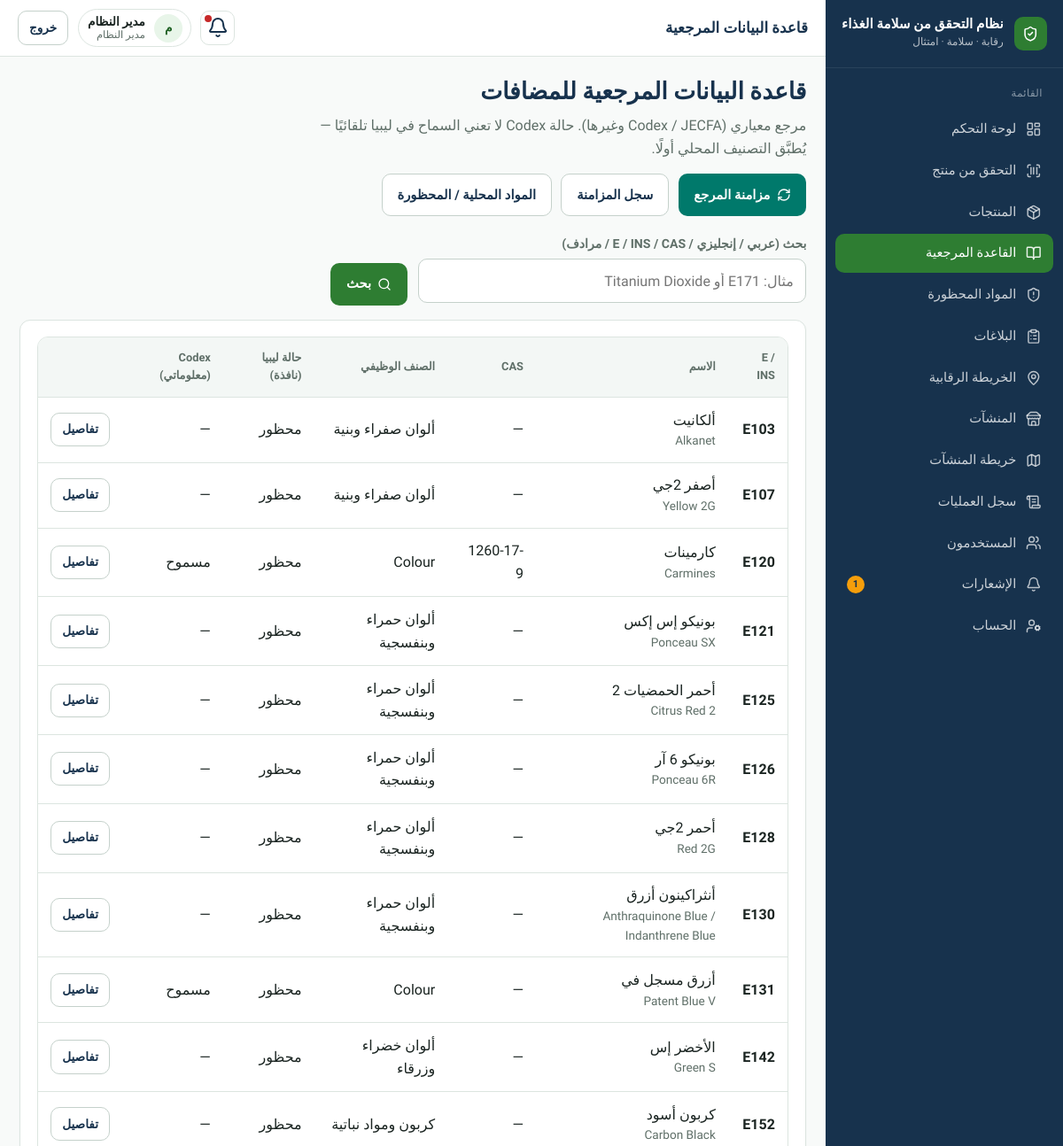
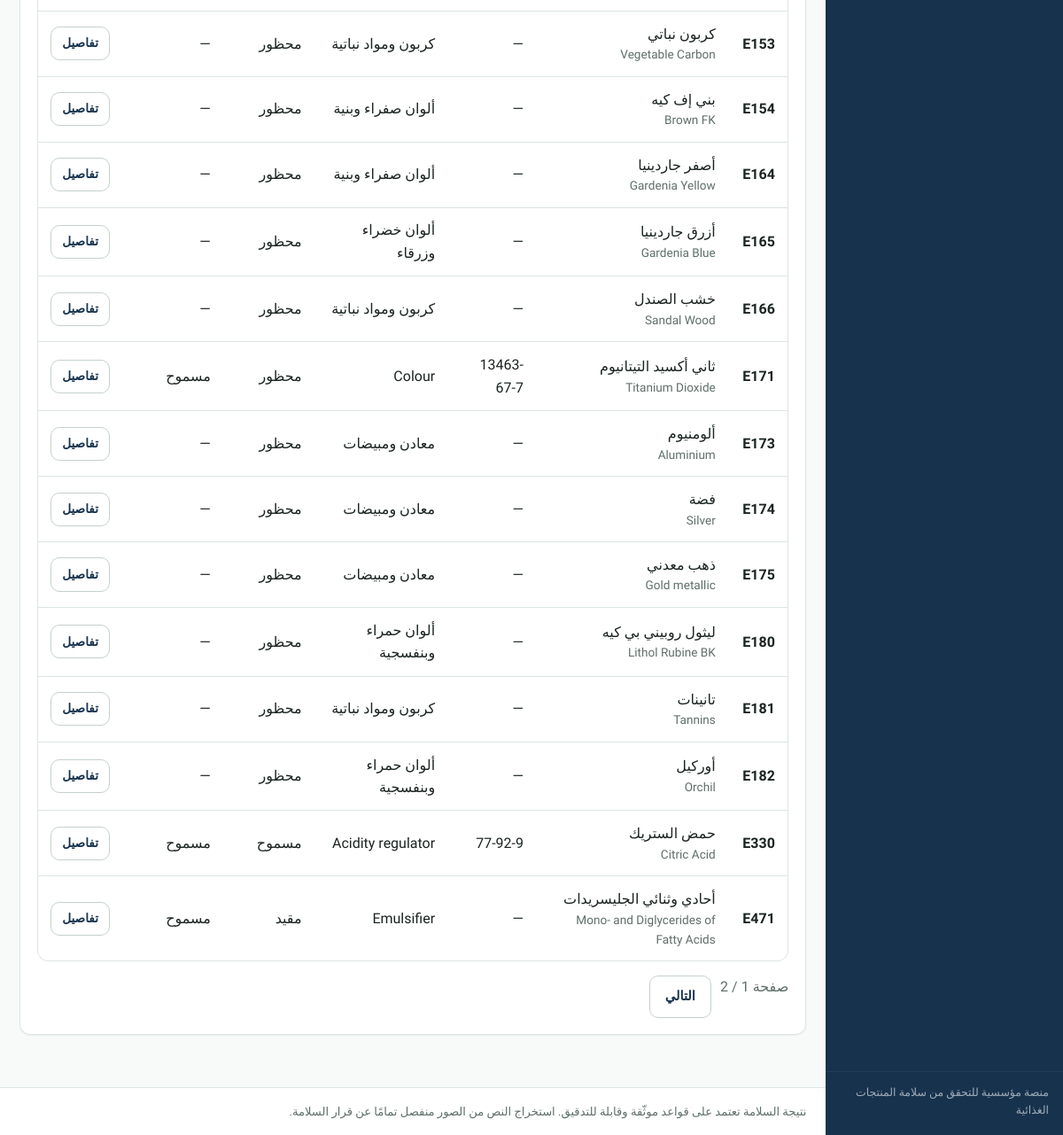
Page /reference/ (signed in) on the committed database (2 pictures, top to bottom).
### apps/accounts/models.py (models this page shows, shortened)
class User(AbstractUser):
    id = models.UUIDField(primary_key=True, default=uuid.uuid4, editable=False)
    full_name = models.CharField("الاسم الكامل", max_length=150, blank=True)
    phone = models.CharField("الهاتف", max_length=20, blank=True, null=True, unique=True)
    role = models.CharField(
        max_length=32,
        choices=Role.choices,
        default=Role.USER,
        db_index=True,
    )
    preferred_language = models.CharField(
        max_length=2,
        choices=[("ar", "العربية"), ("en", "English")],
        default="ar",
    )
    is_active = models.BooleanField(default=True)
    class Meta:
        verbose_name = "مستخدم"
        verbose_name_plural = "المستخدمون"
        ordering = ["-date_joined"]
    @property
    def can_manage_ingredients(self):
        return self.role in {Role.ADMIN, Role.INSPECTOR}

### apps/reference/models.py (models this page shows, shortened)
class ReferenceAdditive(models.Model):
    id = models.UUIDField(primary_key=True, default=uuid.uuid4, editable=False)
    name_ar = models.CharField(max_length=255, blank=True, db_index=True)
    name_en = models.CharField(max_length=255, db_index=True)
    scientific_name = models.CharField(max_length=255, blank=True)
    e_number = models.CharField(max_length=20, blank=True, null=True, db_index=True)
    ins_number = models.CharField(max_length=20, blank=True, null=True, db_index=True)
    cas_number = models.CharField(max_length=40, blank=True, null=True, db_index=True)
    functional_class = models.CharField(max_length=150, blank=True)
    uses = models.TextField(blank=True)
    primary_source = models.ForeignKey(
        ReferenceSource,
        on_delete=models.PROTECT,
        related_name="additives",
        null=True,
        blank=True,
    )
    external_id = models.CharField(max_length=100, blank=True, db_index=True)
    reference_url = models.URLField(blank=True)
    notes = models.TextField(blank=True)
    is_active = models.BooleanField(default=True)
    last_synced_at = models.DateTimeField(null=True, blank=True)
    created_at = models.DateTimeField(auto_now_add=True)
    updated_at = models.DateTimeField(auto_now=True)
    class Meta:
        ordering = ["e_number", "ins_number", "name_en"]
        indexes = [
            models.Index(fields=["name_en"]),
            models.Index(fields=["e_number", "ins_number"]),
        ]

class LocalRegulatoryOverride(models.Model):
    id = models.UUIDField(primary_key=True, default=uuid.uuid4, editable=False)
    reference_additive = models.ForeignKey(
        ReferenceAdditive,
        on_delete=models.CASCADE,
        related_name="local_overrides",
    )
    jurisdiction = models.CharField(max_length=16, default="LY", db_index=True)
    status = models.CharField(max_length=20, choices=RegulatoryStatus.choices)
    reason = models.TextField(blank=True)
    regulatory_source = models.CharField(max_length=255, blank=True)
    reference_number = models.CharField(max_length=255, blank=True)
    notes = models.TextField(blank=True)
    image = models.ImageField(upload_to="overrides/", blank=True, null=True)
    effective_date = models.DateField(null=True, blank=True)
    is_active = models.BooleanField(default=True)
    created_by = models.ForeignKey(
        settings.AUTH_USER_MODEL,
        on_delete=models.SET_NULL,
        null=True,
        blank=True,
        related_name="overrides_created",
    )
    updated_by = models.ForeignKey(
        settings.AUTH_USER_MODEL,
        on_delete=models.SET_NULL,
        null=True,
        blank=True,
        related_name="overrides_updated",
    )
    created_at = models.DateTimeField(auto_now_add=True)
    updated_at = models.DateTimeField(auto_now=True)
    class Meta:
        unique_together = [("reference_additive", "jurisdiction")]
        ordering = ["-updated_at"]

class ReferenceStatusRecord(models.Model):
    id = models.UUIDField(primary_key=True, default=uuid.uuid4, editable=False)
    additive = models.ForeignKey(
        ReferenceAdditive, on_delete=models.CASCADE, related_name="status_records"
    )
    source = models.ForeignKey(
        ReferenceSource, on_delete=models.PROTECT, related_name="status_records"
    )
    jurisdiction = models.CharField(
        max_length=16,
        default="GLOBAL",
        db_index=True,
        help_text="LY, GLOBAL, EU, …",
    )
    status = models.CharField(
        max_length=20, choices=RegulatoryStatus.choices, db_index=True
    )
    usage_conditions = models.TextField(blank=True)
    max_level = models.CharField(max_length=120, blank=True)
    adi_info = models.CharField(max_length=255, blank=True)
    reason = models.TextField(blank=True)
    document_reference = models.CharField(max_length=255, blank=True)
    effective_date = models.DateField(null=True, blank=True)
    expiry_date = models.DateField(null=True, blank=True)
    is_active = models.BooleanField(default=True)
    created_at = models.DateTimeField(auto_now_add=True)
    updated_at = models.DateTimeField(auto_now=True)
    class Meta:
        ordering = ["-effective_date", "-updated_at"]
        indexes = [
            models.Index(fields=["jurisdiction", "status", "is_active"]),
        ]

### apps/reference/views.py (the view, shortened to what this page needs)
# urls.py: path("", views.catalog, name="catalog"),
@login_required
@require_GET
def catalog(request):
    q = request.GET.get("q", "").strip()
    qs = (
        ReferenceAdditive.objects.filter(is_active=True)
        .select_related("primary_source")
        .prefetch_related("synonyms", "status_records__source", "local_overrides")
    )
    page = Paginator(qs.order_by("e_number", "name_en"), 25).get_page(request.GET.get("page"))
    return render(
        request,
        "reference/catalog.html",
        {
            "page_obj": page,
            "q": q,
            "can_manage": _can_manage(request.user),
            "page_heading": "قاعدة البيانات المرجعية للمضافات",
        },
    )

### apps/core/context_processors.py (called while the page is built)
def _item(label, url_name, icon, match_prefixes=None):
    return {
        "label": label,
        "url_name": url_name,
        "icon": icon,
        "match_prefixes": match_prefixes or [],
    }

### apps/reference/views.py (called while the page is built)
def _can_manage(user) -> bool:
    return user.is_authenticated and user.can_manage_ingredients

### templates/reference/catalog.html (shortened to what this page needs)
{% extends "base.html" %}
{% block topbar_title %}قاعدة البيانات المرجعية{% endblock %}
{% block content %}
<div class="page-header">
  <div>
    <h1>قاعدة البيانات المرجعية للمضافات</h1>
    <p class="lead">مرجع معياري (Codex / JECFA وغيرها). حالة Codex لا تعني السماح في ليبيا تلقائيًا — يُطبَّق التصنيف المحلي أولًا.</p>
  </div>
  <div class="actions">
    {% if can_manage %}
    <form method="post" action="{% url 'reference:sync' %}" style="display:inline">
      <button class="btn btn-teal" type="submit"><i data-lucide="refresh-cw"></i> مزامنة المرجع</button>
    </form>
    <a class="btn btn-secondary" href="{% url 'reference:sync_logs' %}">سجل المزامنة</a>
    {% endif %}
    <a class="btn btn-secondary" href="{% url 'ingredients:banned' %}">المواد المحلية / المحظورة</a>
  </div>
</div>
<form class="filters panel" method="get">
  <div>
    <label for="q">بحث (عربي / إنجليزي / E / INS / CAS / مرادف)</label>
    <input type="search" id="q" name="q" value="{{ q }}" placeholder="مثال: E171 أو Titanium Dioxide">
  </div>
  <div style="align-self:end">
    <button class="btn btn-primary" type="submit"><i data-lucide="search"></i> بحث</button>
  </div>
</form>
<section class="card panel">
  <div class="table-wrap">
    <table class="table">
      <thead>
        <tr>
          <th>E / INS</th>
          <th>الاسم</th>
          <th>CAS</th>
          <th>الصنف الوظيفي</th>
          <th>حالة ليبيا (نافذة)</th>
          <th>Codex (معلوماتي)</th>
          <th></th>
        </tr>
      </thead>
      <tbody>
        {% for a in page_obj %}
        {% with ov=a.local_overrides.all.0 %}
        <tr>
          <td><strong>{{ a.e_number|default:a.ins_number|default:"—" }}</strong></td>
          <td>
            <div>{{ a.name_ar|default:a.name_en }}</div>
            <div class="muted small">{{ a.name_en }}</div>
          </td>
          <td>{{ a.cas_number|default:"—" }}</td>
          <td>{{ a.functional_class|default:"—" }}</td>
          <td>
            {% if ov %}
              <span class="badge">{{ ov.get_status_display }}</span>
            {% else %}
              <span class="muted">غير محدد محليًا</span>
            {% endif %}
          </td>
          <td>
            {% for s in a.status_records.all %}
              {% if "CODEX" in s.source.code %}{{ s.get_status_display }}{% endif %}
            {% empty %}—
            {% endfor %}
          </td>
          <td><a class="btn btn-secondary btn-sm" href="{% url 'reference:detail' a.id %}">تفاصيل</a></td>
        </tr>
        {% endwith %}
        {% empty %}
        <tr><td colspan="7"><div class="empty-state"><h3>لا توجد نتائج</h3><p>جرّب مزامنة القاعدة المرجعية أو غيّر كلمة البحث.</p></div></td></tr>
        {% endfor %}
      </tbody>
    </table>
  </div>
  {% if page_obj.has_other_pages %}
  <div class="actions" style="margin-top:1rem">
    <span class="muted">صفحة {{ page_obj.number }} / {{ page_obj.paginator.num_pages }}</span>
    {% if page_obj.has_next %}<a class="btn btn-secondary" href="?q={{ q }}&page={{ page_obj.next_page_number }}">التالي</a>{% endif %}
  </div>
  {% endif %}
</section>
{% endblock %}

### templates/base.html (shortened to what this page needs)
{% load static %}
<!DOCTYPE html>
<html lang="ar" dir="rtl">
<head>
  <link rel="stylesheet" href="{% static 'css/design-system.css' %}">
</head>
<body class="{% block body_class %}{% endblock %}">
{% if use_app_shell %}
  <div class="app-shell">
    <aside class="sidebar" id="sidebar">
      <a class="sidebar-brand" href="{% url 'core:home' %}">
        <span class="brand-mark" aria-hidden="true"><i data-lucide="shield-check"></i></span>
        <span class="brand-text">
          <strong>{{ app_name_ar }}</strong>
          <span>رقابة · سلامة · امتثال</span>
        </span>
      </a>
      <nav class="sidebar-nav" aria-label="القائمة الرئيسية">
        <div class="nav-section">
          <div class="nav-section-title">القائمة</div>
          {% for item in nav_items %}
            <a class="nav-link {% if item.active %}active{% endif %}" href="{{ item.url }}">
              <i data-lucide="{{ item.icon }}"></i>
              <span>{{ item.label }}</span>
              {% if item.url_name == 'notifications:list' and unread_notifications %}
                <span class="nav-badge">{{ unread_notifications }}</span>
              {% endif %}
            </a>
          {% endfor %}
        </div>
      </nav>
      <div class="sidebar-footer">منصة مؤسسية للتحقق من سلامة المنتجات الغذائية</div>
    </aside>
    <div class="main-wrap">
      <header class="topbar">
        <div class="topbar-left">
          <div class="page-title-top">{% block topbar_title %}{{ app_name_ar }}{% endblock %}</div>
        </div>
        <div class="topbar-right">
          <a class="icon-btn" href="{% url 'notifications:list' %}" title="الإشعارات" aria-label="الإشعارات">
            <i data-lucide="bell"></i>
            {% if unread_notifications %}<span class="dot"></span>{% endif %}
          </a>
          <div class="user-chip">
            <span class="user-avatar">{{ user.full_name|default:user.username|make_list|first|upper }}</span>
            <span class="user-meta">
              <strong>{{ user.full_name|default:user.username }}</strong>
              <span>{{ user.get_role_display }}</span>
            </span>
          </div>
          <form method="post" action="{% url 'accounts:logout' %}">
            <button class="btn btn-secondary btn-sm" type="submit">خروج</button>
          </form>
        </div>
      </header>
{% endif %}
      <main class="content"{% if not use_app_shell %} style="max-width:1100px;margin:0 auto"{% endif %}>
        {% block content %}{% endblock %}
      </main>
{% if use_app_shell %}
      <footer class="app-footer">
        نتيجة السلامة تعتمد على قواعد موثّقة وقابلة للتدقيق. استخراج النص من الصور منفصل تمامًا عن قرار السلامة.
      </footer>
    </div>
  </div>
{% else %}
  </div>
{% endif %}
</body>
</html>

### rows in the picture
User: full_name|make_list "م", full_name "مدير النظام", role "مدير النظام"
ReferenceAdditive: e_number "E103", name_ar "ألكانيت", name_en "Alkanet", cas_number "—", functional_class "ألوان صفراء وبنية", local_overrides.all.0.status "محظور"
ReferenceAdditive: e_number "E107", name_ar "أصفر 2جي", name_en "Yellow 2G", cas_number "—", functional_class "ألوان صفراء وبنية", local_overrides.all.0.status "محظور"
ReferenceAdditive: e_number "E120", name_ar "كارمينات", name_en "Carmines", cas_number "1260-17-9", functional_class "Colour", local_overrides.all.0.status "محظور"
ReferenceStatusRecord: status "مسموح"
ReferenceAdditive: e_number "E121", name_ar "بونيكو إس إكس", name_en "Ponceau SX", cas_number "—", functional_class "ألوان حمراء وبنفسجية", local_overrides.all.0.status "محظور"
ReferenceAdditive: e_number "E125", name_ar "أحمر الحمضيات 2", name_en "Citrus Red 2", cas_number "—", functional_class "ألوان حمراء وبنفسجية", local_overrides.all.0.status "محظور"
ReferenceAdditive: e_number "E126", name_ar "بونيكو 6 آر", name_en "Ponceau 6R", cas_number "—", functional_class "ألوان حمراء وبنفسجية", local_overrides.all.0.status "محظور"
ReferenceAdditive: e_number "E128", name_ar "أحمر 2جي", name_en "Red 2G", cas_number "—", functional_class "ألوان حمراء وبنفسجية", local_overrides.all.0.status "محظور"
ReferenceAdditive: e_number "E130", name_ar "أنثراكينون أزرق", name_en "Anthraquinone Blue / Indanthrene Blue", cas_number "—", functional_class "ألوان حمراء وبنفسجية", local_overrides.all.0.status "محظور"
ReferenceAdditive: e_number "E131", name_ar "أزرق مسجل في", name_en "Patent Blue V", cas_number "—", functional_class "Colour", local_overrides.all.0.status "محظور"
ReferenceStatusRecord: status "مسموح"
ReferenceAdditive: e_number "E142", name_ar "الأخضر إس", name_en "Green S", cas_number "—", functional_class "ألوان خضراء وزرقاء", local_overrides.all.0.status "محظور"
ReferenceAdditive: e_number "E152", name_ar "كربون أسود", name_en "Carbon Black", cas_number "—", functional_class "كربون ومواد نباتية", local_overrides.all.0.status "محظور"
ReferenceAdditive: e_number "E153", name_ar "كربون نباتي", name_en "Vegetable Carbon", cas_number "—", functional_class "كربون ومواد نباتية", local_overrides.all.0.status "محظور"
ReferenceAdditive: e_number "E154", name_ar "بني إف كيه", name_en "Brown FK", cas_number "—", functional_class "ألوان صفراء وبنية", local_overrides.all.0.status "محظور"
ReferenceAdditive: e_number "E164", name_ar "أصفر جاردينيا", name_en "Gardenia Yellow", cas_number "—", functional_class "ألوان صفراء وبنية", local_overrides.all.0.status "محظور"
ReferenceAdditive: e_number "E165", name_ar "أزرق جاردينيا", name_en "Gardenia Blue", cas_number "—", functional_class "ألوان خضراء وزرقاء", local_overrides.all.0.status "محظور"
ReferenceAdditive: e_number "E166", name_ar "خشب الصندل", name_en "Sandal Wood", cas_number "—", functional_class "كربون ومواد نباتية", local_overrides.all.0.status "محظور"
ReferenceAdditive: e_number "E171", name_ar "ثاني أكسيد التيتانيوم", name_en "Titanium Dioxide", cas_number "13463-67-7", functional_class "Colour", local_overrides.all.0.status "محظور"
ReferenceStatusRecord: status "مسموح"
ReferenceAdditive: e_number "E173", name_ar "ألومنيوم", name_en "Aluminium", cas_number "—", functional_class "معادن ومبيضات", local_overrides.all.0.status "محظور"
ReferenceAdditive: e_number "E174", name_ar "فضة", name_en "Silver", cas_number "—", functional_class "معادن ومبيضات", local_overrides.all.0.status "محظور"
ReferenceAdditive: e_number "E175", name_ar "ذهب معدني", name_en "Gold metallic", cas_number "—", functional_class "معادن ومبيضات", local_overrides.all.0.status "محظور"
ReferenceAdditive: e_number "E180", name_ar "ليثول روبيني بي كيه", name_en "Lithol Rubine BK", cas_number "—", functional_class "ألوان حمراء وبنفسجية", local_overrides.all.0.status "محظور"
ReferenceAdditive: e_number "E181", name_ar "تانينات", name_en "Tannins", cas_number "—", functional_class "كربون ومواد نباتية", local_overrides.all.0.status "محظور"
ReferenceAdditive: e_number "E182", name_ar "أوركيل", name_en "Orchil", cas_number "—", functional_class "ألوان حمراء وبنفسجية", local_overrides.all.0.status "محظور"
ReferenceAdditive: e_number "E330", name_ar "حمض الستريك", name_en "Citric Acid", cas_number "77-92-9", functional_class "Acidity regulator", local_overrides.all.0.status "مسموح"
ReferenceStatusRecord: status "مسموح"
ReferenceAdditive: e_number "E471", name_ar "أحادي وثنائي الجليسريدات", name_en "Mono- and Diglycerides of Fatty Acids", cas_number "—", functional_class "Emulsifier", local_overrides.all.0.status "مقيد"
ReferenceStatusRecord: status "مسموح"

### other values in the picture
{{ app_name_ar }} "نظام التحقق من سلامة الغذاء"
{{ item.label }} "لوحة التحكم" "التحقق من منتج" "المنتجات" "القاعدة المرجعية" "المواد المحظورة" "البلاغات" "الخريطة الرقابية" "المنشآت" "خريطة المنشآت" "سجل العمليات" "المستخدمون" "الإشعارات" "الحساب"
{{ unread_notifications }} "1"
{{ page_obj.paginator.num_pages }} "2"
